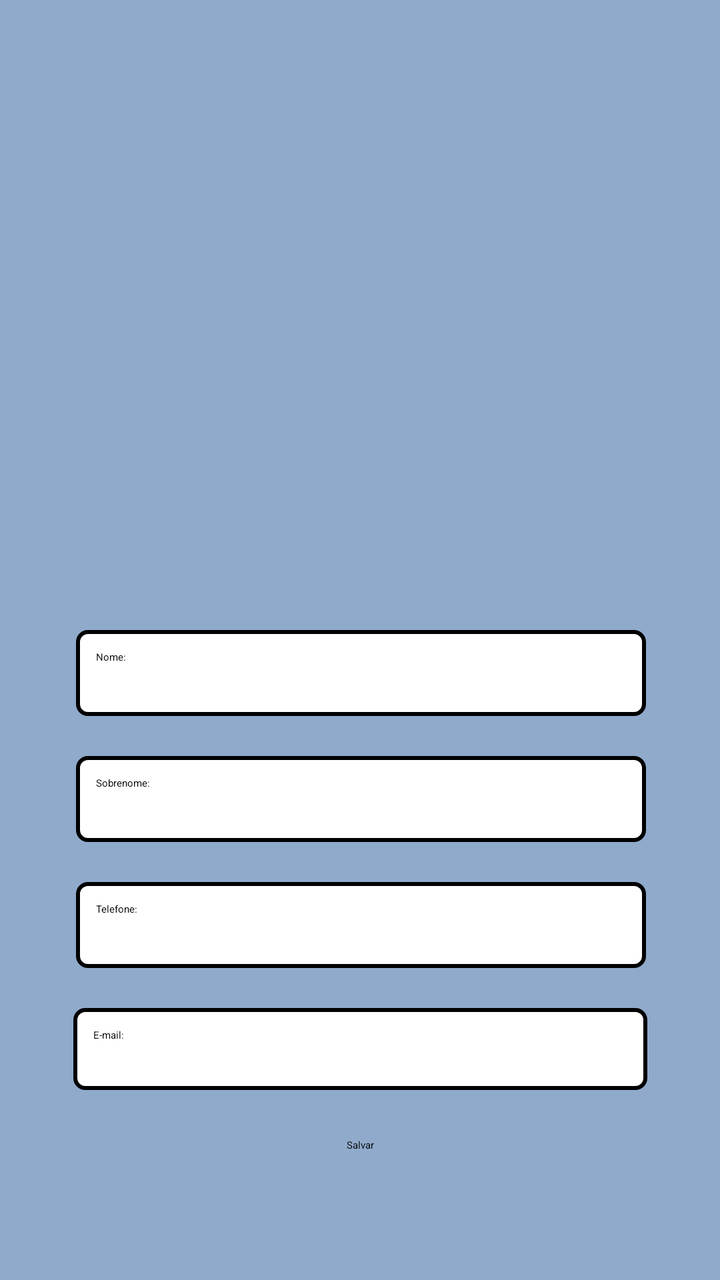
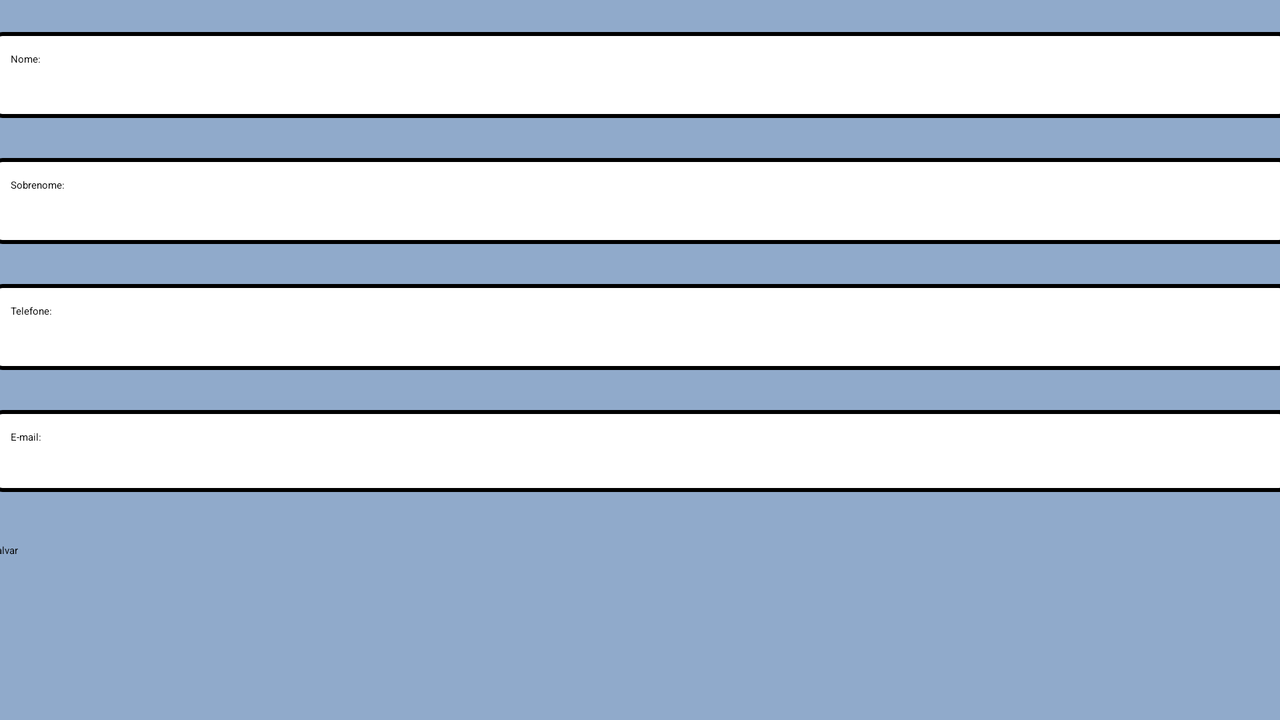

The same Android screen from two of the app's own layout files: first res/layout/ as a phone draws it, then the repository's variant for another configuration, drawn on a device whose configuration selects that folder. Both files follow.
<!-- AndroidManifest.xml: application theme Theme.FormApp -->
<!-- res/layout/activity_cadastro.xml -->
<?xml version="1.0" encoding="utf-8"?>
<androidx.constraintlayout.widget.ConstraintLayout xmlns:android="http://schemas.android.com/apk/res/android"
    xmlns:app="http://schemas.android.com/apk/res-auto"
    xmlns:tools="http://schemas.android.com/tools"
    android:layout_width="match_parent"
    android:layout_height="match_parent"
    android:id="@+id/fundoTela"
    android:background="#90AACB"
    tools:context=".CadastroActivity">

    <ImageView
        android:id="@+id/imageView"
        android:layout_width="211dp"
        android:layout_height="171dp"
        android:layout_marginTop="60dp"
        android:background="#90AACB"
        app:layout_constraintEnd_toEndOf="parent"
        app:layout_constraintStart_toStartOf="parent"
        app:layout_constraintTop_toTopOf="parent"
        app:srcCompat="@drawable/icon_icon" />

    <EditText
        android:id="@+id/etNome"
        style="@style/Edit_Text"
        android:layout_width="285dp"
        android:layout_height="43dp"
        android:layout_marginTop="84dp"
        android:ems="10"
        android:hint="@string/txtHintNome"
        android:inputType="textPersonName"
        app:layout_constraintEnd_toEndOf="parent"
        app:layout_constraintHorizontal_bias="0.507"
        app:layout_constraintStart_toStartOf="parent"
        app:layout_constraintTop_toBottomOf="@+id/imageView" />

    <EditText
        android:id="@+id/etSobrenome"
        style="@style/Edit_Text"
        android:layout_width="285dp"
        android:layout_height="43dp"
        android:layout_marginTop="20dp"
        android:ems="10"
        android:hint="@string/txtHintSobrenome"
        android:inputType="textPersonName"
        app:layout_constraintEnd_toEndOf="parent"
        app:layout_constraintHorizontal_bias="0.507"
        app:layout_constraintStart_toStartOf="parent"
        app:layout_constraintTop_toBottomOf="@+id/etNome" />

    <EditText
        android:id="@+id/etTelefone"
        style="@style/Edit_Text"
        android:layout_width="285dp"
        android:layout_height="43dp"
        android:layout_marginTop="20dp"
        android:ems="10"
        android:hint="@string/txtHintTelefone"
        android:inputType="phone"
        app:layout_constraintEnd_toEndOf="parent"
        app:layout_constraintHorizontal_bias="0.507"
        app:layout_constraintStart_toStartOf="parent"
        app:layout_constraintTop_toBottomOf="@+id/etSobrenome" />

    <EditText
        android:id="@+id/etEmail"
        style="@style/Edit_Text"
        android:layout_width="287dp"
        android:layout_height="41dp"
        android:layout_marginTop="20dp"
        android:ems="10"
        android:hint="@string/txtHintEmail"
        android:inputType="textEmailAddress"
        app:layout_constraintEnd_toEndOf="parent"
        app:layout_constraintStart_toStartOf="parent"
        app:layout_constraintTop_toBottomOf="@+id/etTelefone" />

    <Button
        android:id="@+id/btnSalvar"
        android:layout_width="wrap_content"
        android:layout_height="wrap_content"
        android:layout_marginTop="24dp"
        android:backgroundTint="#334756"
        android:text="@string/btnSalvar"
        app:layout_constraintEnd_toEndOf="parent"
        app:layout_constraintStart_toStartOf="parent"
        app:layout_constraintTop_toBottomOf="@+id/etEmail" />


</androidx.constraintlayout.widget.ConstraintLayout>
<!-- resources referenced by this layout -->
<resources>
  <string name="btnSalvar">Salvar</string>
  <string name="txtHintEmail">E-mail:</string>
  <string name="txtHintNome">Nome:</string>
  <string name="txtHintSobrenome">Sobrenome:</string>
  <string name="txtHintTelefone">Telefone:</string>
  <style name="Edit_Text" parent="TextAppearance.AppCompat">
          <item name="android:background">@drawable/edit_text</item>
          <item name="android:padding">10dp</item>
      </style>
  <style name="Theme.FormApp" parent="Theme.MaterialComponents.DayNight.DarkActionBar">
          
          <item name="colorPrimary">@color/grey</item>
          <item name="colorPrimaryVariant">@color/grey</item>
          <item name="colorOnPrimary">@color/white</item>
          
          <item name="colorSecondary">@color/teal_200</item>
          <item name="colorSecondaryVariant">@color/teal_700</item>
          <item name="colorOnSecondary">@color/black</item>
          
          <item name="android:statusBarColor" tools:targetApi="l">?attr/colorPrimaryVariant</item>
          
      </style>
  <!-- drawable edit_text (drawable) -->
  <?xml version="1.0" encoding="utf-8"?>
  <shape xmlns:android="http://schemas.android.com/apk/res/android">
  
      <solid android:color="@color/white"/>
      <corners android:radius="5dp"/>
      <stroke android:color="@color/black" android:width="2dp"/>
  </shape>
  <color name="grey">#334756</color>
  <color name="white">#FFFFFFFF</color>
  <color name="teal_200">#FF03DAC5</color>
  <color name="teal_700">#FF018786</color>
  <color name="black">#FF000000</color>
</resources>
<!-- res/layout-land/activity_cadastro.xml (the repository's variant of the layout above) -->
<!-- drawn on the phone turned sideways -->
<?xml version="1.0" encoding="utf-8"?>
<androidx.constraintlayout.widget.ConstraintLayout xmlns:android="http://schemas.android.com/apk/res/android"
    xmlns:app="http://schemas.android.com/apk/res-auto"
    xmlns:tools="http://schemas.android.com/tools"
    android:layout_width="match_parent"
    android:layout_height="match_parent"
    android:id="@+id/fundoTela"
    android:background="#90AACB"
    tools:context=".CadastroActivity">


    <EditText
        android:id="@+id/etNome"
        style="@style/Edit_Text"
        android:layout_width="650dp"
        android:layout_height="43dp"
        android:layout_marginTop="16dp"
        android:ems="10"
        android:hint="@string/txtHintNome"
        android:inputType="textPersonName"
        app:layout_constraintEnd_toEndOf="parent"
        app:layout_constraintHorizontal_bias="0.506"
        app:layout_constraintStart_toStartOf="parent"
        app:layout_constraintTop_toTopOf="parent" />

    <EditText
        android:id="@+id/etSobrenome"
        style="@style/Edit_Text"
        android:layout_width="650dp"
        android:layout_height="43dp"
        android:layout_marginTop="20dp"
        android:ems="10"
        android:hint="@string/txtHintSobrenome"
        android:inputType="textPersonName"
        app:layout_constraintEnd_toEndOf="parent"
        app:layout_constraintHorizontal_bias="0.506"
        app:layout_constraintStart_toStartOf="parent"
        app:layout_constraintTop_toBottomOf="@+id/etNome" />

    <EditText
        android:id="@+id/etTelefone"
        style="@style/Edit_Text"
        android:layout_width="650dp"
        android:layout_height="43dp"
        android:layout_marginTop="20dp"
        android:ems="10"
        android:hint="@string/txtHintTelefone"
        android:inputType="phone"
        app:layout_constraintEnd_toEndOf="parent"
        app:layout_constraintHorizontal_bias="0.506"
        app:layout_constraintStart_toStartOf="parent"
        app:layout_constraintTop_toBottomOf="@+id/etSobrenome" />

    <EditText
        android:id="@+id/etEmail"
        style="@style/Edit_Text"
        android:layout_width="650dp"
        android:layout_height="41dp"
        android:layout_marginTop="20dp"
        android:ems="10"
        android:hint="@string/txtHintEmail"
        android:inputType="textEmailAddress"
        app:layout_constraintEnd_toEndOf="parent"
        app:layout_constraintHorizontal_bias="0.506"
        app:layout_constraintStart_toStartOf="parent"
        app:layout_constraintTop_toBottomOf="@+id/etTelefone" />

    <Button
        android:id="@+id/btnSalvar"
        android:layout_width="650dp"
        android:layout_height="wrap_content"
        android:layout_marginTop="24dp"
        android:backgroundTint="#334756"
        android:text="@string/btnSalvar"
        app:layout_constraintBottom_toBottomOf="parent"
        app:layout_constraintEnd_toEndOf="parent"
        app:layout_constraintHorizontal_bias="0.506"
        app:layout_constraintStart_toStartOf="parent"
        app:layout_constraintTop_toBottomOf="@+id/etEmail"
        app:layout_constraintVertical_bias="0.021" />


</androidx.constraintlayout.widget.ConstraintLayout>
